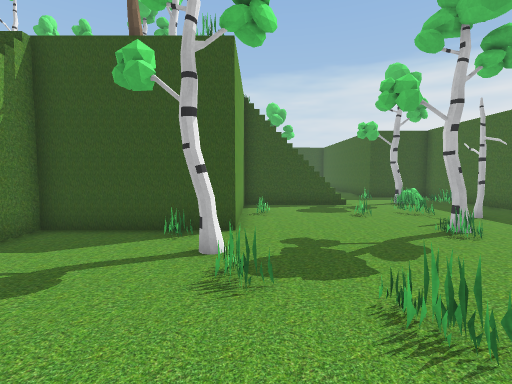
[1] (above)

23 first-person views from a walk through a scene from a Unity 3-D project. The camera is 1.4 m above the floor, tilts 4° down and sees 85° across. The floor is counted in squares, 1 m on a side. Each view is taken from the middle of a square. On the plan, view 1 faces up. The plan holds only what a view shows up to about 14 squares ahead; the rest is blank. The player is left out. Some animated figures are left out.

[2]
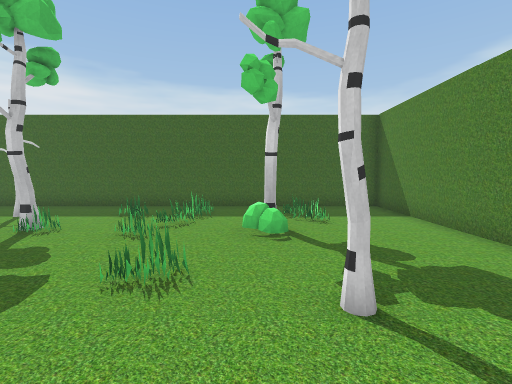

[3]
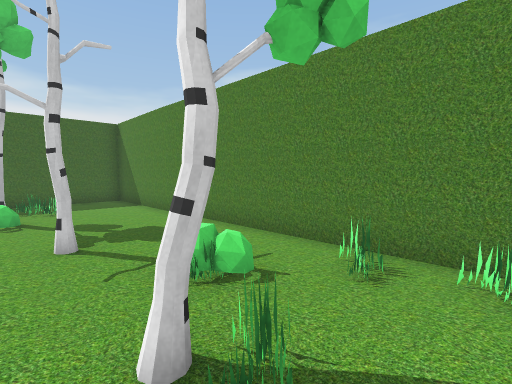

[4]
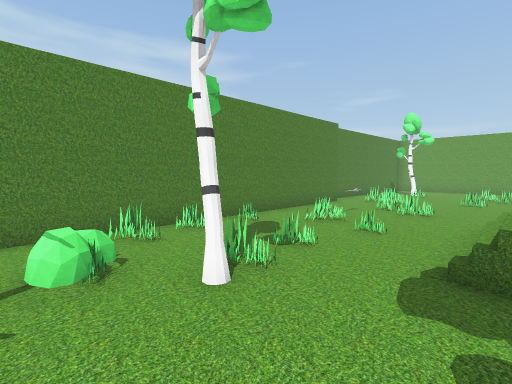

[5]
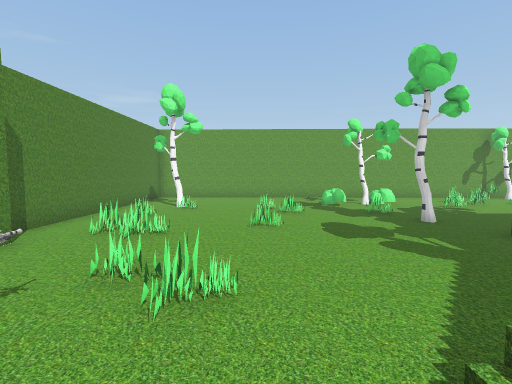

[6]
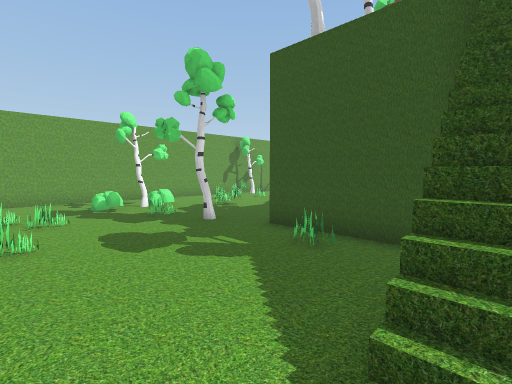

[7]
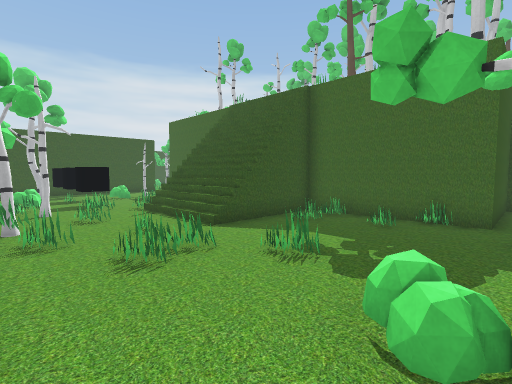

[8]
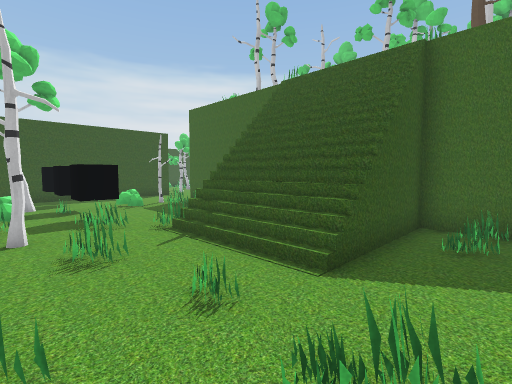

[9]
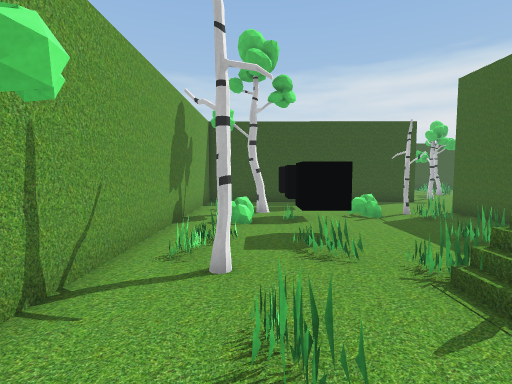

[10]
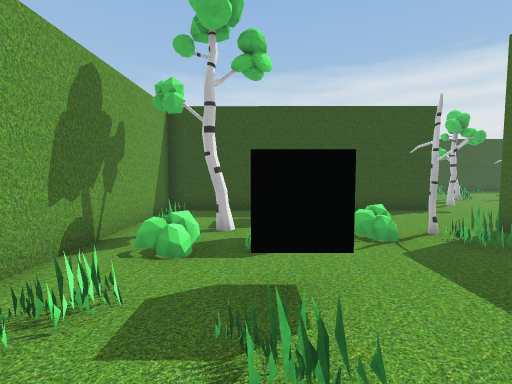

[11]
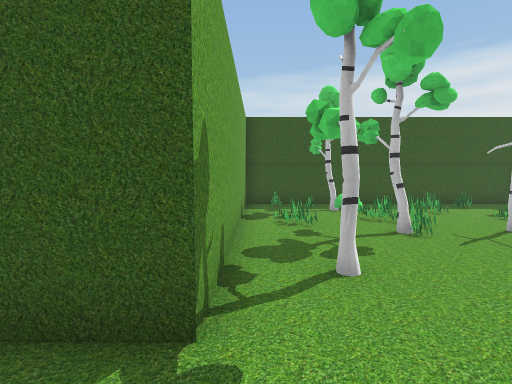

[12]
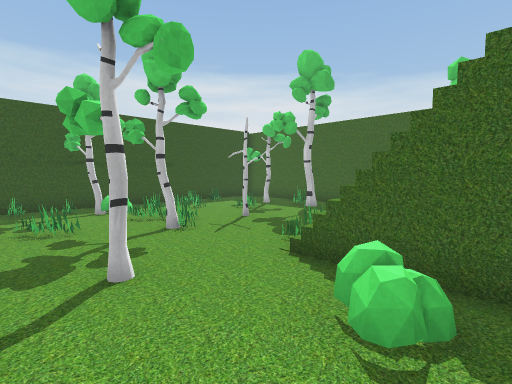

[13]
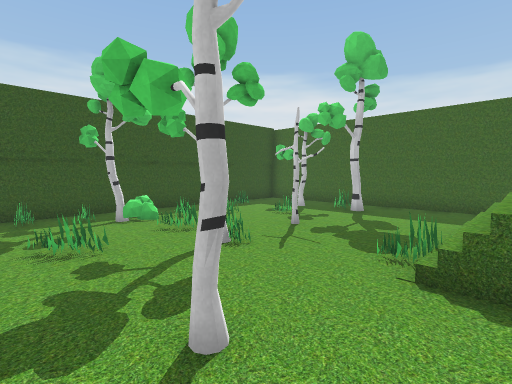

[14]
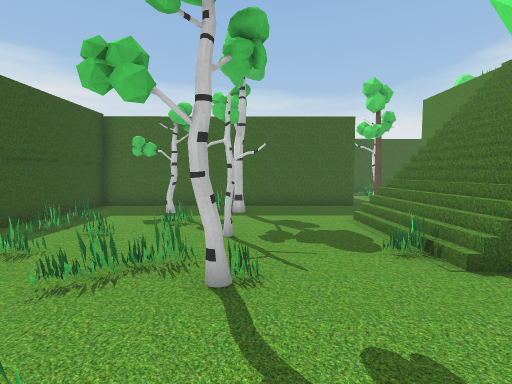

[15]
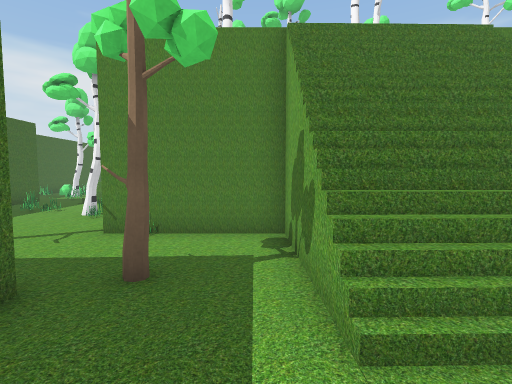

[16]
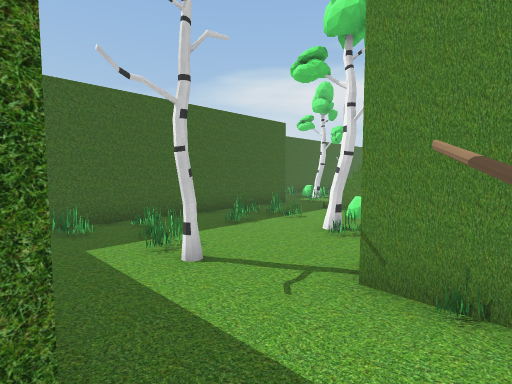

[17]
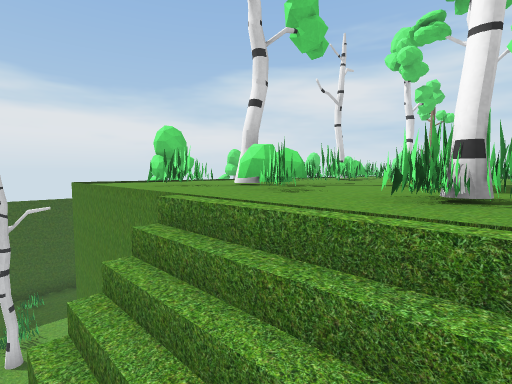

[18]
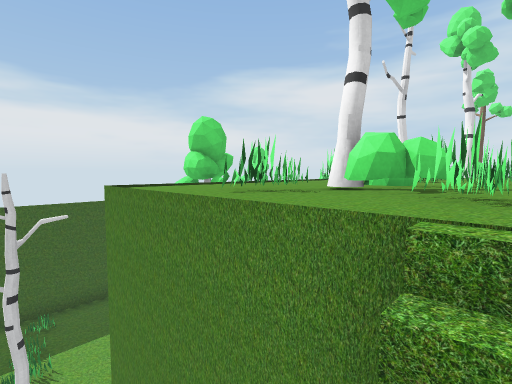

[19]
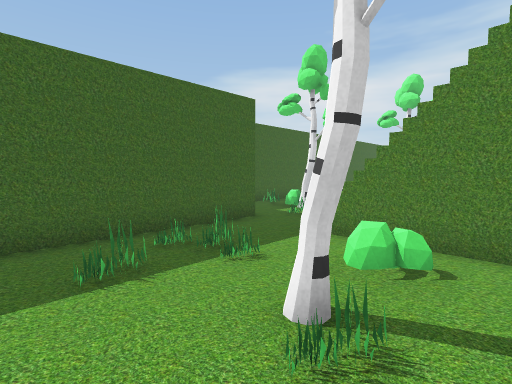

[20]
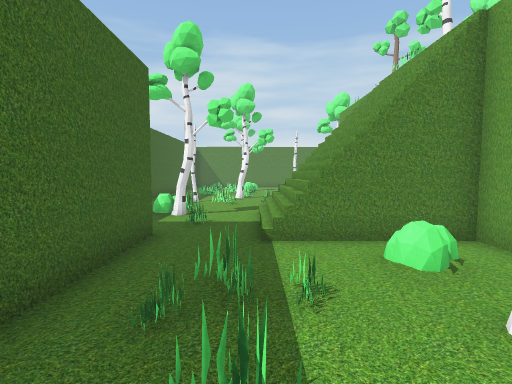

[21]
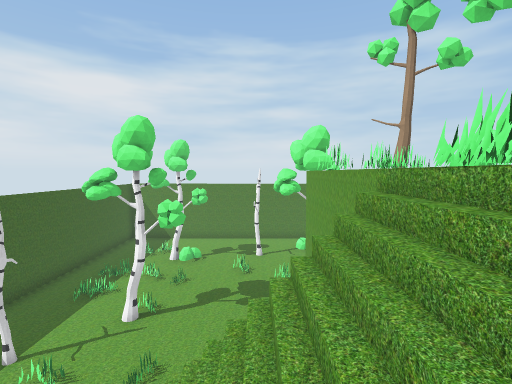

[22]
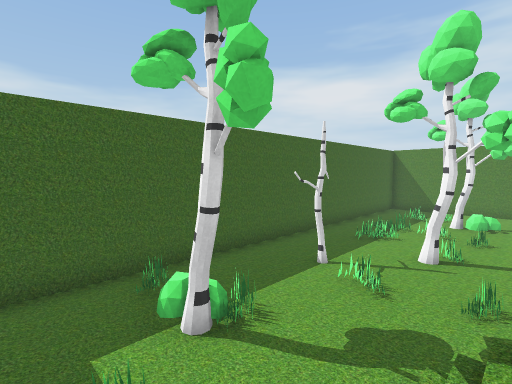

[23]
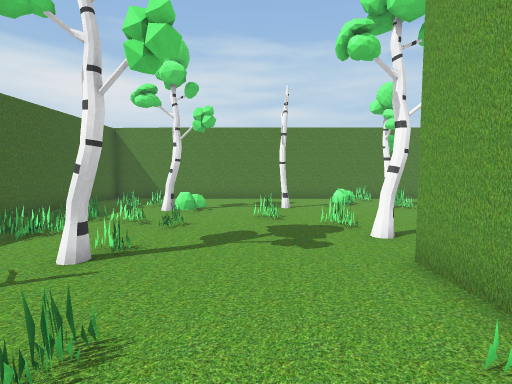

### Floor plan
Key: @ floor where view 1 was taken; # wall or solid block; . main floor; : floor 4 m higher than the main floor; + floor 4.5 m higher than the main floor; / step, stairs or slope; = window, fence, low wall or low ledge; v drop or lower ground; C black cube; O other object.
Columns run from 24 left of view 1 to 10 right of it. Each row starts with its distance up from view 1.
 37            ###
 36           ##O###########
 35           #..OOO..OO...#
 34           #...OOOO.....#
 33           #..........O.#
 32           #.O..O...O...#
 31           #...OO.O...O.#
 30           #....O.......#
 29           #............#
 28           #.O..........#
 27           #..../O///...#
 26  #####  ###....#////...#
 25  #..CC. .....OO/////..O.......#
 24  #..CC. .... ../////......O..O#
 23  #OO... ..#     ////vvv#...OOO#
 22  #..CCOOO.v      +++++++......#
 21  #OOCC..O.+      OOOOO++....O.#
 20  #..CC....+      O++OO++.OO...#
 19  #O.CC...  OO    +OOO+O+...OOO#
 18  #O.O...O       OO +++ +.OO...#
 17  #OO..O            O+O+ ......#
 16  #....////O         +O+ /////.#
 15   .O..////       OOOOOO /////.....#
 14  O....////              /////.O...#
 13   ..O.////              O////.OO..#
 12  .O...#v/v+O         O  :////.OOO=#
 11  ...O...OOvOOO       OO+..........#
 10  ..O......+    OO    O  O.........#
  9  ....O..O.+         O+O O..O.O.#..#
  8  .........O O   OO   OO ..........#
  7   ..O.....#O+++    ++O#O.....O....#
  6 #..OO...O...O../   /..O......O....#
  5 #  O..O......../   /...O.......O..#
  4 #..OO........../    ....O...O.....#
  3 #............../////..........OOO.#
  2 #.....O...................O.......#
  1   ...O...O..................OO....#
  0   ...........O..O..OOO..@O.....O..#
 -1   ..........O...O.....O.......O...#
 -2   ...O...OO..OO.......O...........#
 -3   .....O......O..O.O.O............#
 -4   .........########################
 -5   ##########

Positions as (right, up) in squares from view 1, and headings:
1: (0, 0), facing up
2: (-2, 1), facing right
3: (-5, 1), facing down-right
4: (-1, 3), facing down-left
5: (-8, 1), facing left
6: (-9, 1), facing up-left
7: (-23, 6), facing up-right
8: (-22, 10), facing up-right
9: (-21, 13), facing up
10: (-20, 16), facing up
11: (-13, 24), facing up
12: (-13, 24), facing up-right
13: (-13, 26), facing up-right
14: (-13, 30), facing right
15: (-4, 29), facing down
16: (-2, 26), facing down-right
17: (-7, 24), facing down-right
18: (-5, 24), facing down-right
19: (0, 22), facing down-right
20: (4, 22), facing down
21: (1, 15), facing down
22: (3, 15), facing down-right
23: (2, 11), facing down
